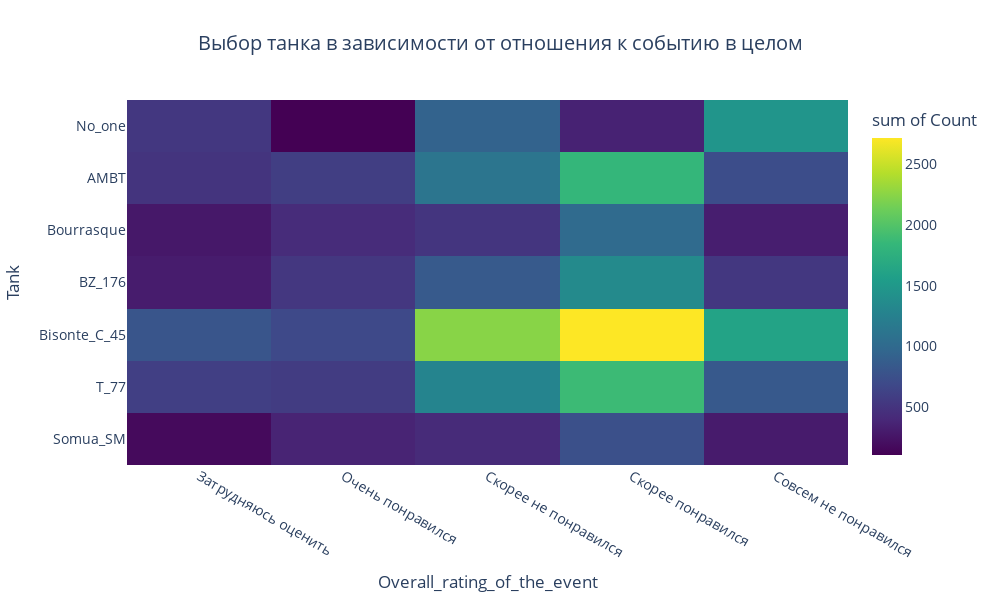

Source (notebook cell):
### Code cell
r_long = r.melt(id_vars='Overall_rating_of_the_event', 
                  var_name='Tank', 
                  value_name='Count')


fig = px.density_heatmap(r_long, 
                         x='Overall_rating_of_the_event', 
                         y='Tank', 
                         z='Count', 
                         color_continuous_scale='Viridis',
                         title='Выбор танка в зависимости от отношения к событию в целом')


fig.update_layout(
    width=1000,  
    height=600,  
    title={'text': 'Выбор танка в зависимости от отношения к событию в целом', 'x':0.5},  
    font=dict(size=14)  
)
fig.show()
fig.write_html('counts.html')

### Figure 1 — Plotly figure (JSON) as saved in the notebook; plotly's stock layout.template omitted (floating-point values rounded to 4 significant figures)
{"data": [{"coloraxis": "coloraxis", "histfunc": "sum", "hovertemplate": "Overall_rating_of_the_event=%{x}<br>Tank=%{y}<br>sum of Count=%{z}<extra></extra>", "name": "", "type": "histogram2d", "x": ["Затрудняюсь оценить", "Очень понравился", "Скорее не понравился", "Скорее понравился", "Совсем не понравился", "Затрудняюсь оценить", "Очень понравился", "Скорее не понравился", "Скорее понравился", "Совсем не понравился", "Затрудняюсь оценить", "Очень понравился", "Скорее не понравился", "Скорее понравился", "Совсем не понравился", "Затрудняюсь оценить", "Очень понравился", "Скорее не понравился", "Скорее понравился", "Совсем не понравился", "Затрудняюсь оценить", "Очень понравился", "Скорее не понравился", "Скорее понравился", "Совсем не понравился", "Затрудняюсь оценить", "Очень понравился", "Скорее не понравился", "Скорее понравился", "Совсем не понравился", "Затрудняюсь оценить", "Очень понравился", "Скорее не понравился", "Скорее понравился", "Совсем не понравился"], "xaxis": "x", "xbingroup": "x", "y": ["Somua_SM", "Somua_SM", "Somua_SM", "Somua_SM", "Somua_SM", "T_77", "T_77", "T_77", "T_77", "T_77", "Bisonte_C_45", "Bisonte_C_45", "Bisonte_C_45", "Bisonte_C_45", "Bisonte_C_45", "BZ_176", "BZ_176", "BZ_176", "BZ_176", "BZ_176", "Bourrasque", "Bourrasque", "Bourrasque", "Bourrasque", "Bourrasque", "AMBT", "AMBT", "AMBT", "AMBT", "AMBT", "No_one", "No_one", "No_one", "No_one", "No_one"], "yaxis": "y", "ybingroup": "y", "z": [174, 364, 418, 756, 298, 594, 572, 1288, 1880, 832, 798, 682, 2244, 2716, 1612, 304, 524, 844, 1354, 528, 274, 428, 508, 1008, 322, 502, 588, 1118, 1834, 724, 528, 106, 928, 352, 1458]}], "layout": {"coloraxis": {"colorbar": {"title": {"text": "sum of Count"}}, "colorscale": [[0, "#440154"], [0.1111, "#482878"], [0.2222, "#3e4989"], [0.3333, "#31688e"], [0.4444, "#26828e"], [0.5556, "#1f9e89"], [0.6667, "#35b779"], [0.7778, "#6ece58"], [0.8889, "#b5de2b"], [1, "#fde725"]]}, "font": {"size": 14}, "height": 600, "legend": {"tracegroupgap": 0}, "title": {"text": "Выбор танка в зависимости от отношения к событию в целом", "x": 0.5}, "width": 1000, "xaxis": {"anchor": "y", "domain": [0, 1], "title": {"text": "Overall_rating_of_the_event"}}, "yaxis": {"anchor": "x", "domain": [0, 1], "title": {"text": "Tank"}}}}
